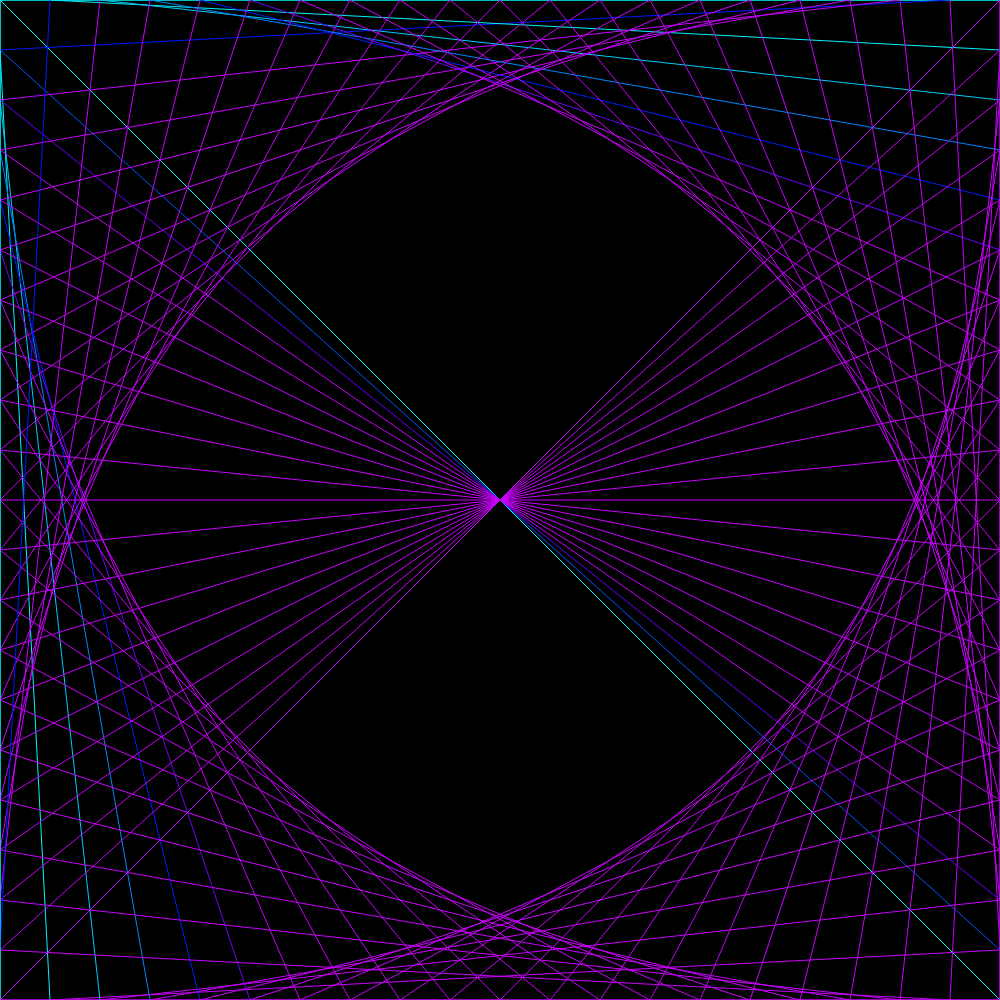
Frame 1 (no input)
Frame 60 (no input): identical to frame 1, image omitted
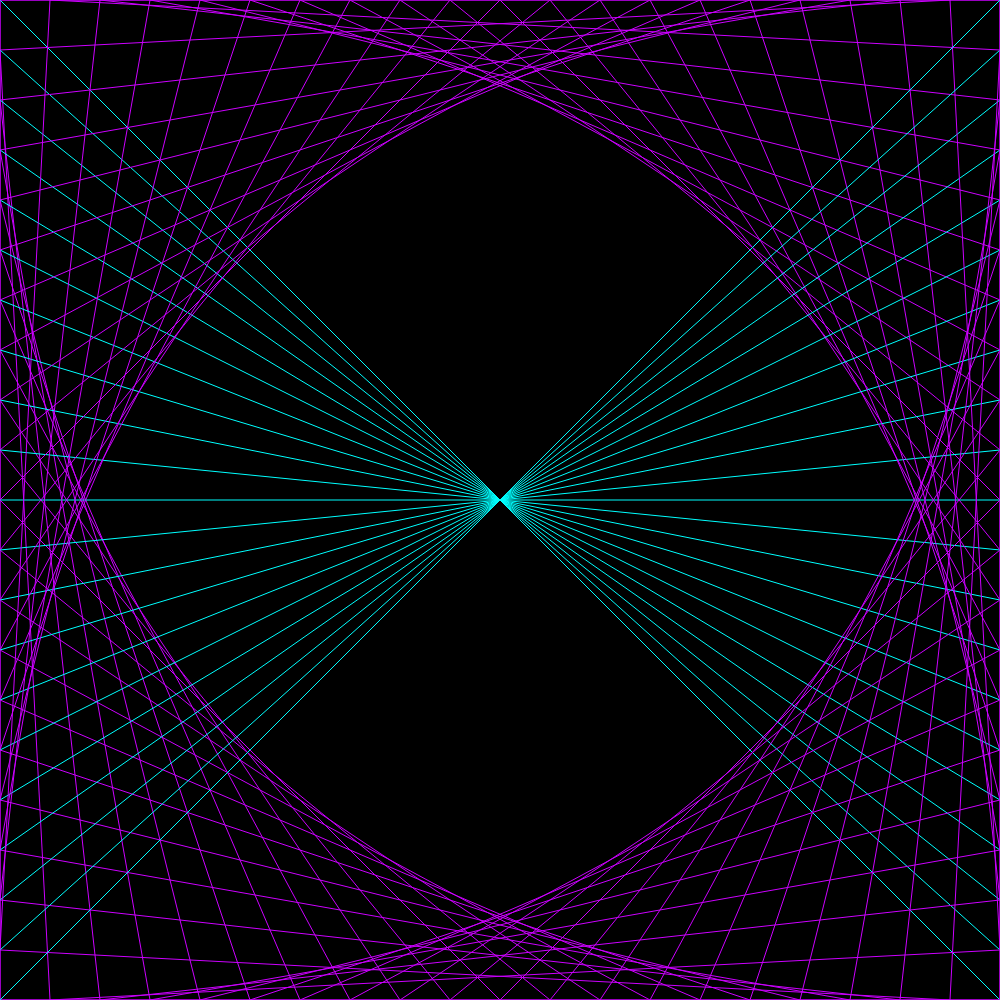
Frame 120 (the mouse pressed at the canvas centre since frame 60)

The p5.js sketch that drew these frames (run headless with seeded random() and noise() and a simulated clock; from frame 60 on, the mouse is pressed at the canvas centre):

// p5.js sketch
// ── sketch.js
const divisions = 20;

function setup() {
	const _vmin = Math.min(windowWidth, windowHeight);
	createCanvas(_vmin, _vmin);
	colorMode(HSB);
}

function windowResized() {
	const _vmin = Math.min(windowWidth, windowHeight);
	resizeCanvas(_vmin, _vmin);
}

function draw(){
	background(0);

	for(let w = 0; w <= width; w += width / divisions){
		drawCustomLine(0, w, w, height);
		drawCustomLine(0, w, height - w, 0);
		drawCustomLine(w, 0, width, w);
		drawCustomLine(w, height, width, height - w);
		drawCustomLine(0, w, width, height - w);
	}
}

function drawCustomLine(x1, y1, x2, y2){
	const d = distance(mouseX, mouseY, x1, y1, x2, y2)
	const _mouseD = map(d, 0, (width / divisions) * 2, 1, 0.1, true);

	stroke(lerpColor(color(300, 100, 100), color(180, 100, 100), _mouseD));
	line(x1, y1, x2, y2);
}

function distance(x0, y0, x1, y1, x2, y2){
	return (
		Math.abs((x2 - x1) * (y1 - y0) - (x1 - x0) * (y2 - y1)) / 
		Math.sqrt(
			Math.pow(x2 - x1, 2) + Math.pow(y2 - y1, 2)
		)
	);
}
